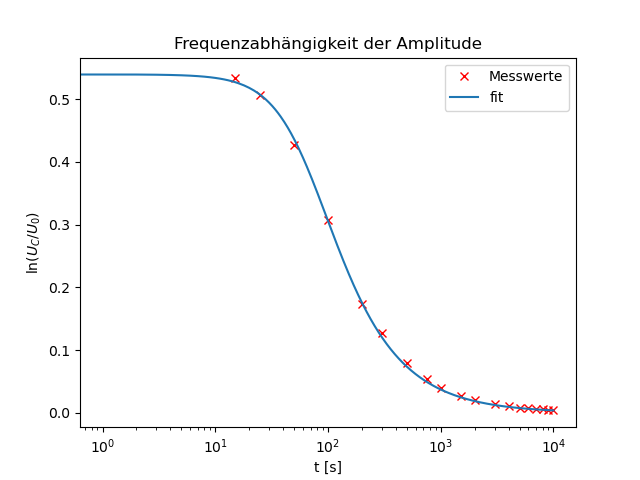

Generate this figure with Python:
import math
import numpy as np 
import matplotlib.pyplot as plt 
import uncertainties as unc 
import uncertainties.unumpy as unp 
from uncertainties import ufloat
import scipy.constants as const
from scipy.optimize import curve_fit

f, A = np.genfromtxt('2.txt', unpack=True)

U0 = 15
x = np.linspace(0, 10000, 10000)
def fit(x, A, b):
   return A / np.sqrt(1 + b**2 * x**2)

plt.plot(f, (A/U0), 'rx', label=r'Messwerte')
plt.xscale('log')
plt.plot(x, fit(x, 0.53971, 0.01453), label=r'fit')
plt.legend()
plt.xlabel('t [s]')
plt.ylabel('$ \ln(U_C/U_0) $')
plt.title('Frequenzabhängigkeit der Amplitude')
plt.savefig('2.png')
plt.show()


params, covariance_matrix = curve_fit(fit, f, A/U0, p0=(0, 1)) 

uncertainties = np.sqrt(np.diag(covariance_matrix))

for name, value, uncertainty in zip('ab', params, uncertainties): 
    print(f'{name} = {value:8.5f} ± {uncertainty:.5f}')
